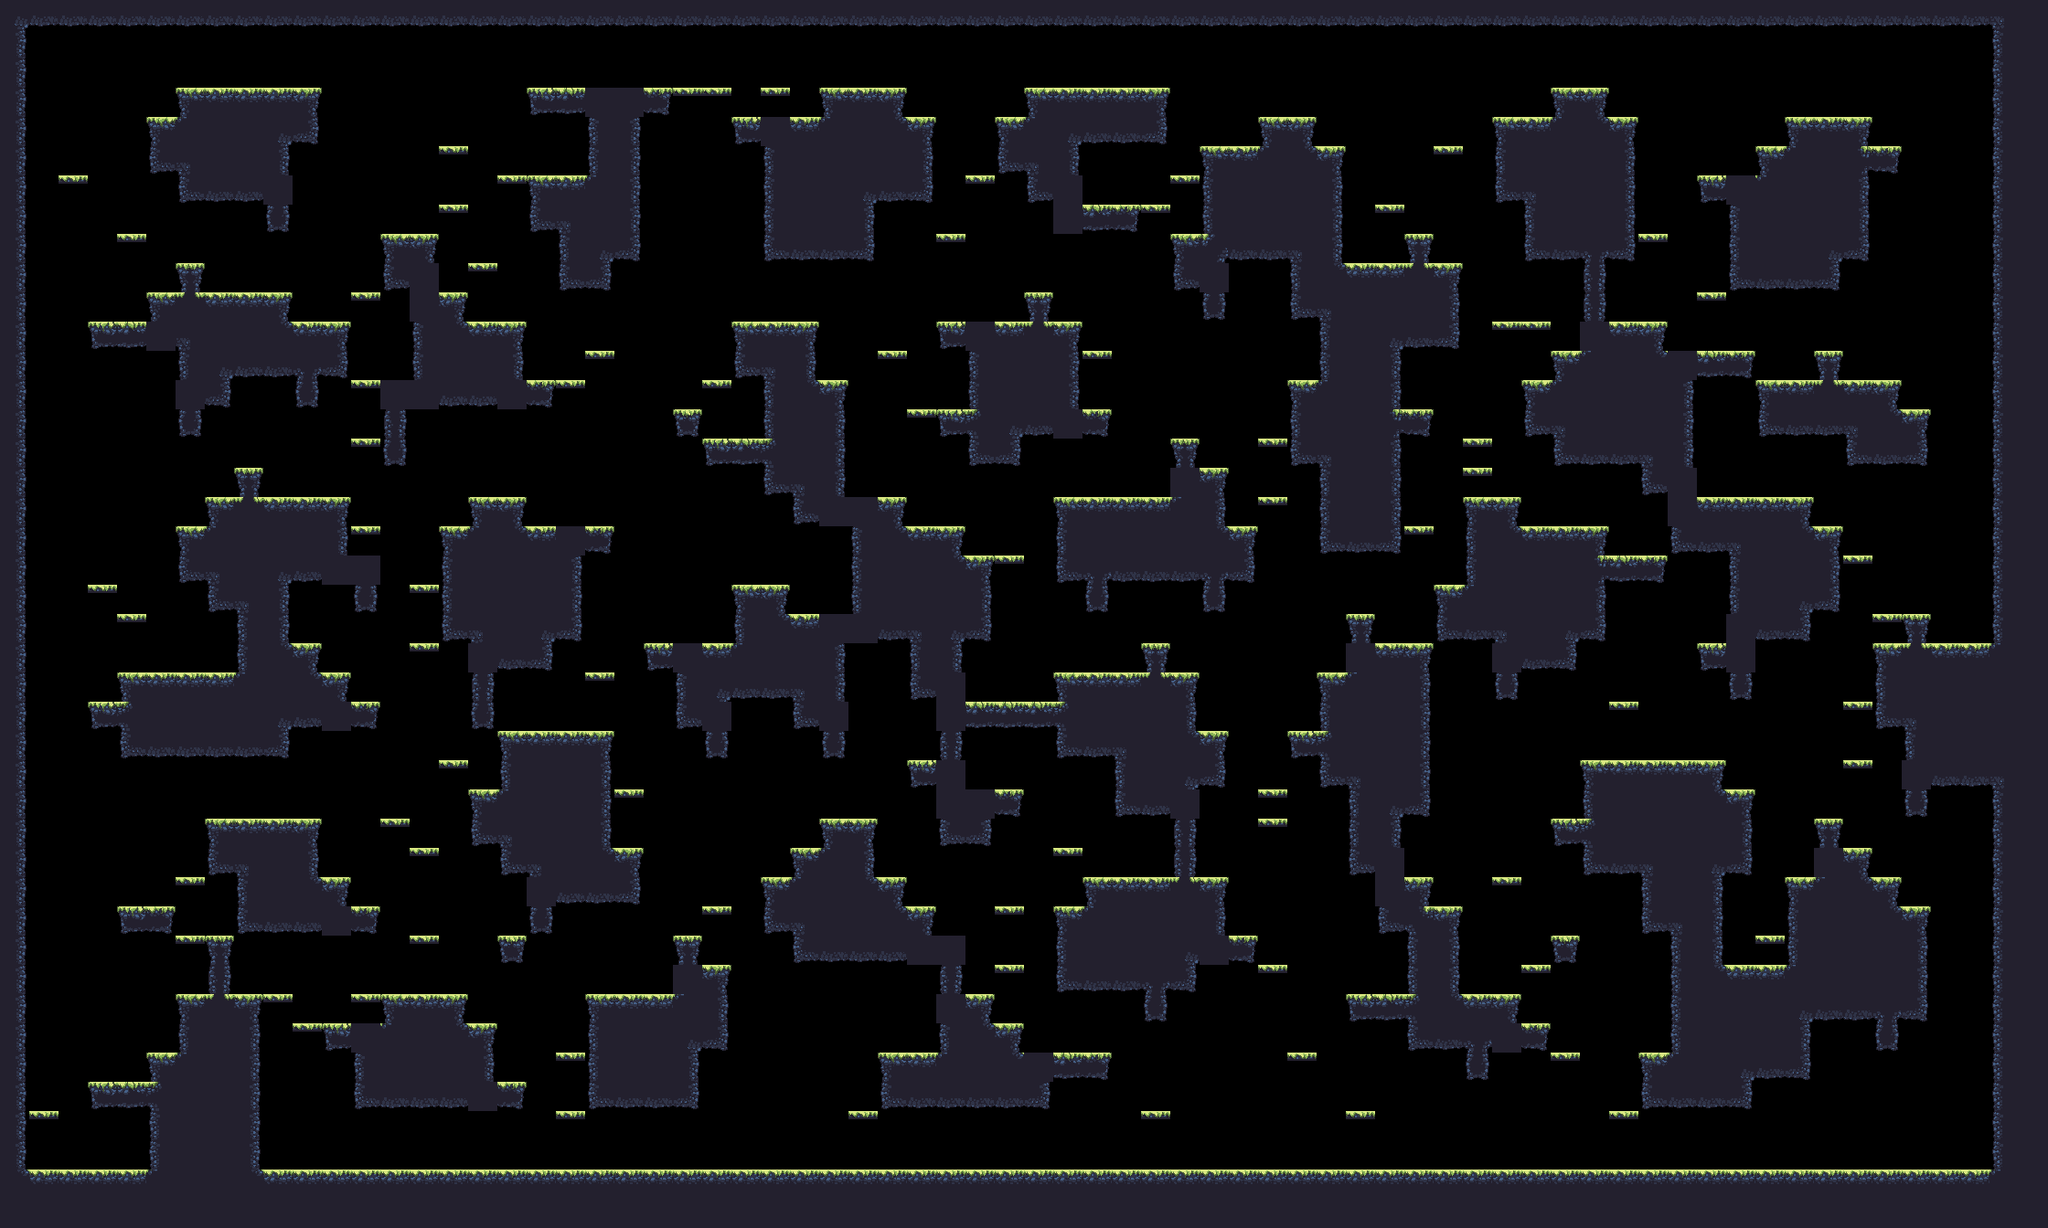

Tiled map render using the project's own tile images. Description and the map definition, with tile-layer contents summarised, below:
An orthogonal 70x42 tile map with 32x32 px tiles, 1 tile layer (main) and 17 objects (9x spawn, spawnPlayer0, spawnCrown0, spawnPlayer1, spawnCrown1, ...).

<map compressionlevel="0" height="42" infinite="0" nextlayerid="3" nextobjectid="4" orientation="orthogonal" renderorder="right-down" tiledversion="1.3.2" tileheight="32" tilewidth="32" version="1.2" width="70">
 <tileset firstgid="1" source="forest_summer_tile_set.tsx" />
 <layer height="42" id="1" name="main" width="70">
  <data>[2940 cells, 1335 non-empty, 27 distinct tile ids]</data>
 </layer>
 <objectgroup><object id="1" name="spawnPlayer0" x="96" y="304.0" /><object id="2" name="spawnCrown0" x="256" y="272.0" /><object id="3" name="spawnPlayer1" x="2048" y="80.0" /><object id="4" name="spawnCrown1" x="2016" y="80.0" /><object id="5" name="spawnPlayer2" x="96" y="1136.0" /><object id="6" name="spawnCrown2" x="160" y="1104.0" /><object id="7" name="spawnPlayer3" x="2080" y="1232.0" /><object id="8" name="spawnCrown3" x="2080" y="1232.0" /><object id="9" name="spawn" x="288" y="464.0" /><object id="10" name="spawn" x="96" y="1136.0" /><object id="11" name="spawn" x="832" y="80.0" /><object id="12" name="spawn" x="1440" y="1232.0" /><object id="13" name="spawn" x="416" y="720.0" /><object id="14" name="spawn" x="416" y="368.0" /><object id="15" name="spawn" x="512" y="496.0" /><object id="16" name="spawn" x="1056" y="304.0" /><object id="17" name="spawn" x="2016" y="80.0" /></objectgroup></map>
